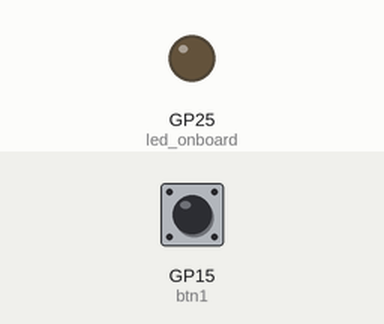
This program was run on a simulated Raspberry Pi Pico running CircuitPython. Shown: output pins drawn as LEDs (lit = HIGH). Dashed ring = blinking. Inputs (shaded band) come from the test bench; at power-on: GP15 (btn1) LOW. USB keyboard and mouse output is not drawn.

Above: at 1.2 s.
1.3 s: GP15 (btn1) pulled HIGH for 1 s
At 1.43 s:
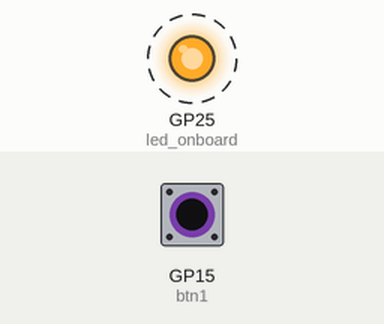
4.3 s: GP15 (btn1) pulled HIGH for 3.2 s
At 8.2 s:
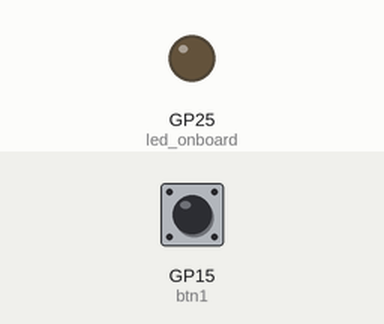
Timing chart, 0 to 9.7 s (numbered marks = the images above; inputs shaded):
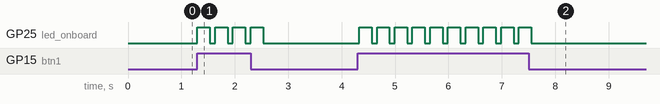

Measured:
- after the input at 1.3 s, GP25 (led_onboard): alternates HIGH for 0.23 s and LOW for 0.10 s, 8 changes in all, then stays LOW, starting at once
- after the input at 4.3 s, GP25 (led_onboard): alternates HIGH for 0.23 s and LOW for 0.10 s, 20 changes in all, then stays LOW, starting at once

The program:

macro_keyboard_demo.py
```python
import time
import digitalio
import board
import usb_hid
from adafruit_hid.keyboard import Keyboard
from adafruit_hid.keycode import Keycode

#Configure which GPIO pin the buttons are at
btn1_pin = board.GP15

# Create the keyboard HID
keyboard = Keyboard(usb_hid.devices)

# Set the BTN1 GPIO and as default down, or False
btn1 = digitalio.DigitalInOut(btn1_pin)
btn1.direction = digitalio.Direction.INPUT
btn1.pull = digitalio.Pull.DOWN

#Initialize onboard LED to blink when btn pressed
led_onboard = digitalio.DigitalInOut(board.GP25)
led_onboard.direction = digitalio.Direction.OUTPUT
led_onboard.value = False

while True:
    if btn1.value: #Since the btn starts as DOWN, if it has value it was pressed
        led_onboard.value=True #Turn the LED on
        keyboard.press(Keycode.D, Keycode.T, Keycode.MINUS)
        keyboard.release(Keycode.D, Keycode.T, Keycode.MINUS)

        keyboard.press(Keycode.X, Keycode.ENTER)
        keyboard.release(Keycode.X, Keycode.ENTER)

        #This small delay prevents the button from being read hundreds of times at once
        time.sleep(0.2)
        led_onboard.value=False #Turn the LED off
    time.sleep(0.1)
```
